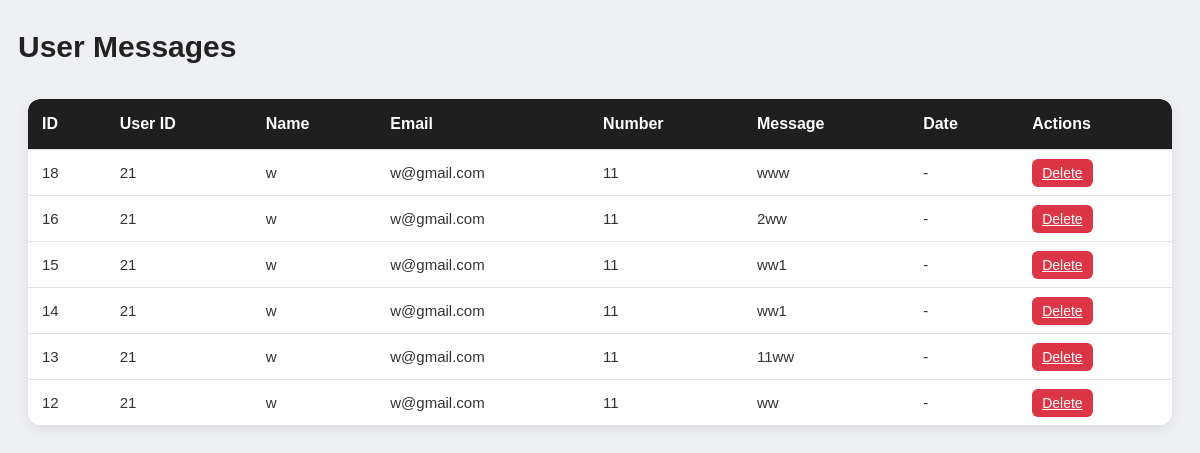
The app's page /admin_pages/messages.php (signed in), older data.
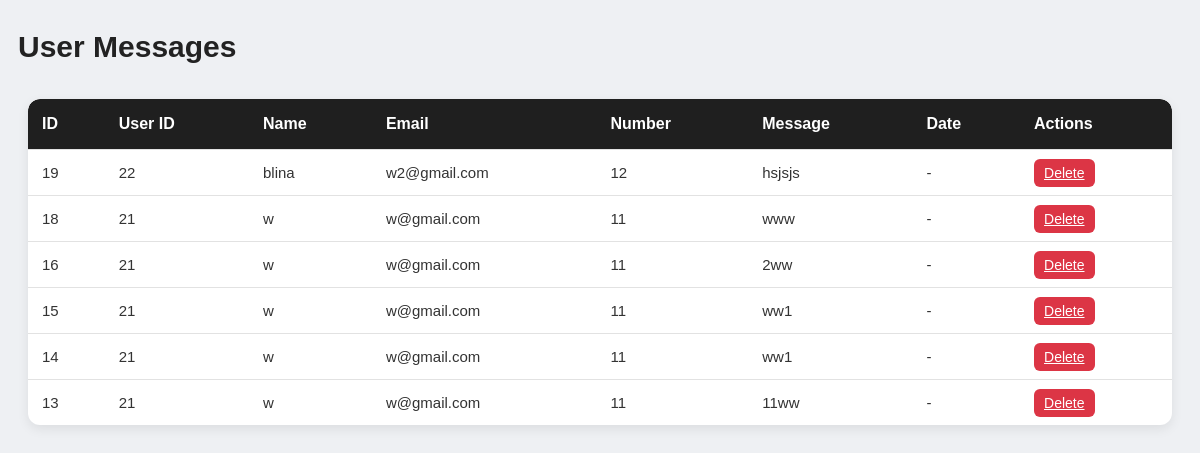
The same page, newer data.
### tables this page shows
CREATE TABLE `message` (
  `id` int(255) NOT NULL,
  `user_id` int(255) NOT NULL,
  `name` varchar(255) NOT NULL,
  `email` varchar(100) NOT NULL,
  `number` varchar(255) NOT NULL,
  `message` varchar(255) NOT NULL
);

### admin_pages/messages.php (the view, shortened to what this page needs)
<?php
include '../connection.php';
$messages = mysqli_query($conn, "SELECT * FROM message ORDER BY id DESC");
?>
<h3 class="mb-4">User Messages</h3>
<div class="table-responsive">
<table class="table table-striped table-hover align-middle">
    <thead class="table-dark">
        <tr>
            <th>ID</th>
            <th>User ID</th>
            <th>Name</th>
            <th>Email</th>
            <th>Number</th>
            <th>Message</th>
            <th>Date</th>
            <th>Actions</th>
        </tr>
    </thead>
    <tbody>
        <?php while($msg = mysqli_fetch_assoc($messages)) { ?>
        <tr>
            <td><?= $msg['id'] ?></td>
            <td><?= $msg['user_id'] ?></td>
            <td><?= htmlspecialchars($msg['name']) ?></td>
            <td><?= htmlspecialchars($msg['email']) ?></td>
            <td><?= htmlspecialchars($msg['number']) ?></td>
            <td><?= htmlspecialchars($msg['message']) ?></td>
            <td><?= isset($msg['created_at']) ? $msg['created_at'] : '-' ?></td>
            <td>
               <a href="admin_pages/message_actions.php?action=delete&id=<?= $msg['id'] ?>"
   class="btn btn-sm btn-danger"
   onclick="return confirm('Delete this message?')">
   <i class="fas fa-trash"></i> Delete
</a>
            </td>
        </tr>
        <?php } ?>
    </tbody>
</table>
</div>

### admin_pages/messages.php (style rules this page uses)
h3.mb-4 { font-size: 30px; font-weight: 600; color: #222; margin: 30px 0 25px 10px; }
.table-responsive { background: transparent; padding: 10px 20px; }
table { width: 100%; border-collapse: separate; border-spacing: 0; background: #fff; border-radius: 12px; overflow: hidden; box-shadow: 0 4px 12px rgba(0, 0, 0, 0.08); }
thead.table-dark { background-color: #1f1f1f !important; color: #fff; }
thead th { padding: 16px 14px; font-size: 16px; font-weight: 600; text-align: left; border: none; }
tbody td { padding: 14px 14px; font-size: 15px; color: #333; border-top: 1px solid #e2e2e2; }
.btn-danger { background-color: #dc3545 !important; border: none; padding: 6px 10px; border-radius: 6px; font-size: 14px; color: #fff !important; transition: all 0.3s ease; }
thead th:first-child { border-top-left-radius: 12px; }
thead th:last-child { border-top-right-radius: 12px; }

Row changes from the older to the newer data that the page shows:
removed message: id "12", user "21", name "w", email "w@gmail.com", number "11", message "ww"
added message: id "19", user "22", name "blina", email "w2@gmail.com", number "12", message "hsjsjs"
